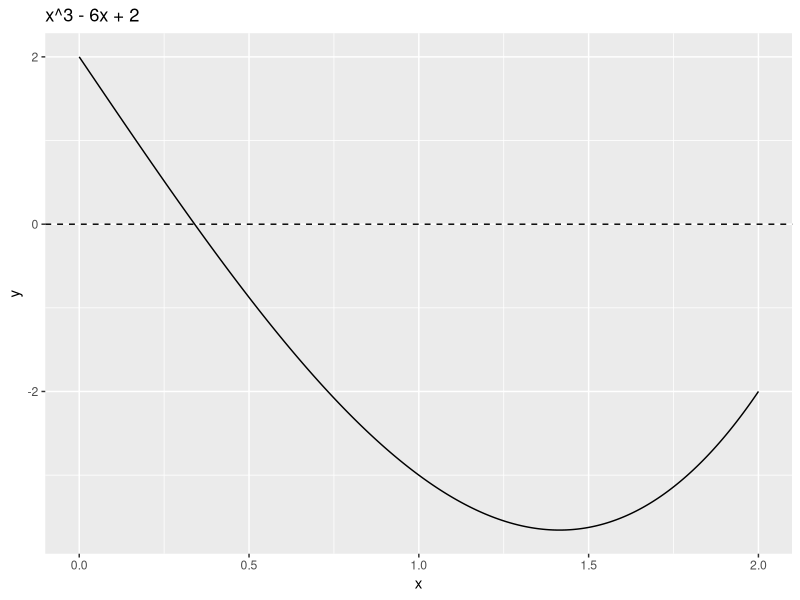
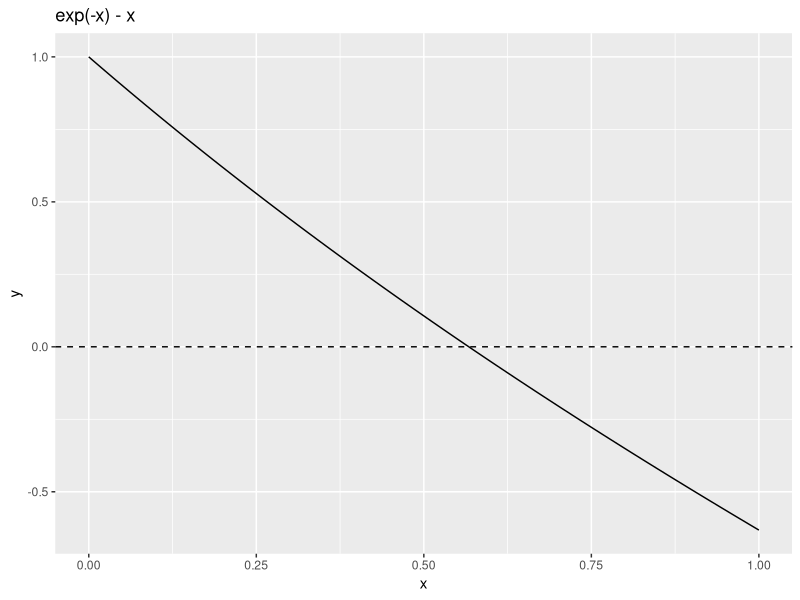
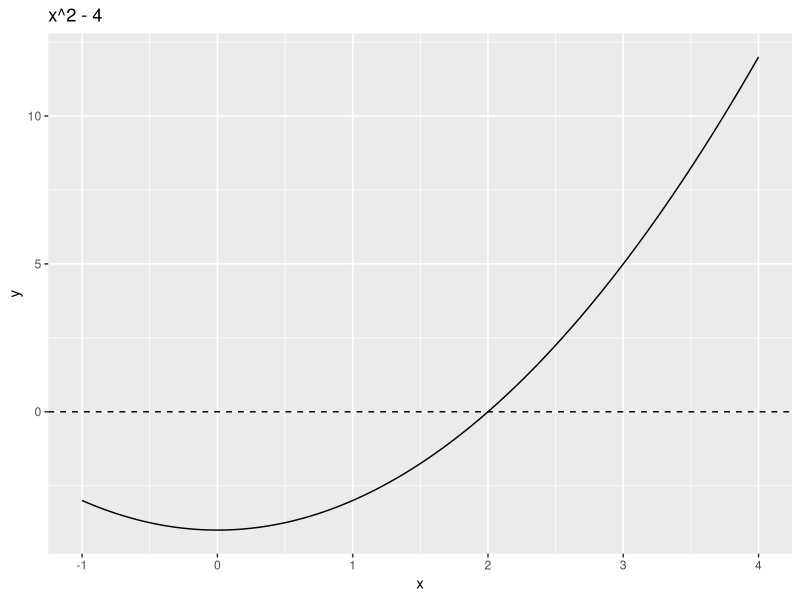
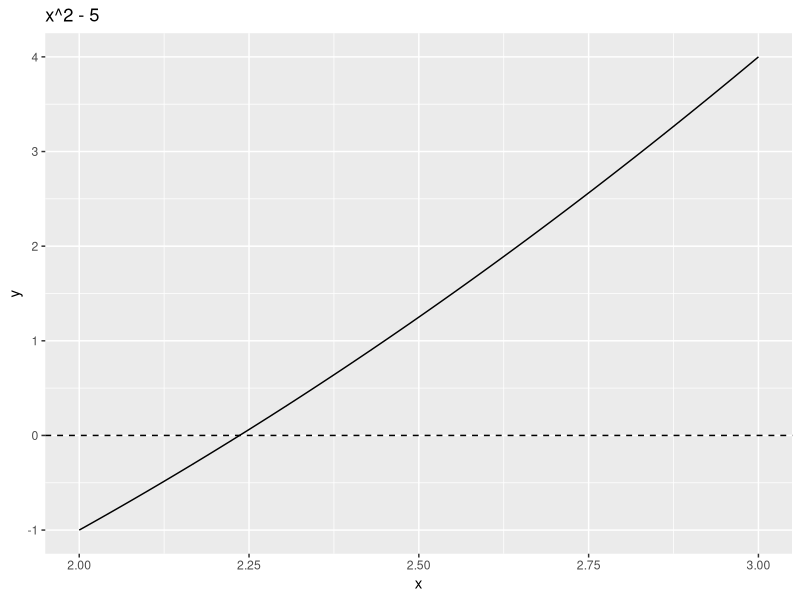

Write R code to recreate these figures, in order. (Note: this script raises an error after producing the figures.)
## ---- chunk 1
paquetes <- c("ggplot2", "dplyr")
inst <- paquetes[!paquetes %in% installed.packages()]
if(length(inst)) install.packages(inst)

library(ggplot2)
library(dplyr)

knitr::opts_chunk$set(echo=TRUE, message=FALSE, warning=FALSE)
## ---- chunk 2
biseccion <- function(f, a, b, n_iter = 8, tol = 1e-12) {
  fa <- f(a); fb <- f(b)
  if (fa * fb >= 0) stop("El intervalo inicial no cumple f(a)*f(b) < 0")

  hist <- data.frame(
    k = integer(), a = numeric(), b = numeric(), c = numeric(),
    fa = numeric(), fb = numeric(), fc = numeric(),
    signo = character(), error = numeric(), stringsAsFactors = FALSE
  )

  for (k in 1:n_iter) {
    c <- (a + b) / 2
    fc <- f(c)
    signo <- ifelse(fa * fc < 0, "fa*fc < 0", "fa*fc > 0")

    hist[k,] <- list(k, a, b, c, fa, fb, fc, signo, abs(b - a))

    if (abs(fc) < tol) break
    if (fa * fc < 0) { b <- c; fb <- fc } else { a <- c; fa <- fc }
  }
  list(hist = hist, raiz = (a + b)/2, error_cota = abs(b-a)/2)
}

grafica_biseccion <- function(f, hist, titulo=NULL){
  xs <- seq(min(hist$a), max(hist$b), length.out=400)
  df <- data.frame(x=xs, y=sapply(xs, f))
  ggplot(df, aes(x,y)) +
    geom_line() + geom_hline(yintercept=0, linetype="dashed") +
    ggtitle(titulo)
}

secante <- function(f, x0, x1, n_iter = 12, tol = 1e-5){
  hist <- data.frame(
    k = integer(), x_prev=numeric(), x_curr=numeric(),
    f_curr=numeric(), x_next=numeric(), error=numeric()
  )
  for(k in 1:n_iter){
    f0 <- f(x0); f1 <- f(x1)
    if(abs(f1 - f0) < 1e-14) stop("División por cero en secante")

    x2 <- x1 - f1 * (x1 - x0) / (f1 - f0)
    hist[k,] <- list(k, x0, x1, f1, x2, abs(x2 - x1))

    if(abs(x2 - x1) < tol) break
    x0 <- x1; x1 <- x2
  }
  list(hist=hist, raiz=x2)
}
## ---- chunk 3
f1_1 <- function(x) x^3 - 6*x + 2
f1_2 <- function(x) exp(-x) - x
f1_3 <- function(x) x^2 - 4

casos <- list(
  list(f=f1_1, a=0, b=2, n=12, nombre="x^3 - 6x + 2"),
  list(f=f1_2, a=0, b=1, n=12, nombre="exp(-x) - x"),
  list(f=f1_3, a=-1, b=4, n=12, nombre="x^2 - 4")
)

for(i in seq_along(casos)){
  caso <- casos[[i]]
  res <- biseccion(caso$f, caso$a, caso$b, caso$n)

  cat("\n### Ejercicio 1.3:", caso$nombre, "\n")

  tabla <- res$hist
  tabla[, sapply(tabla, is.numeric)] <- round(tabla[, sapply(tabla, is.numeric)], 8)
  print(tabla)

  print(grafica_biseccion(caso$f, res$hist, caso$nombre))
}
## ---- chunk 4
f_list_5_1 <- list(
  list(f=function(x) x^2 - 5, a=2, b=3, nombre="x^2 - 5")
)

for(i in seq_along(f_list_5_1)){
  caso <- f_list_5_1[[i]]

  res <- try(biseccion(caso$f, caso$a, caso$b, 8), silent=TRUE)
  if(inherits(res, "try-error")){
    cat("\nError en:", caso$nombre, "\n")
    next
  }

  cat("\n### 5.1:", caso$nombre, "\n")
  tabla <- res$hist
  tabla[, sapply(tabla, is.numeric)] <- round(tabla[, sapply(tabla, is.numeric)], 8)
  print(tabla)
  print(grafica_biseccion(caso$f, res$hist, caso$nombre))
}
## ---- chunk 5
f_list_5_2 <- list(
  list(f=function(x) x^2 - 2*x -3, x0=0, x1=3, nombre="x^2 - 2x -3")
)

for(i in seq_along(f_list_5_2)){
  caso <- f_list_5_2[[i]]

  res <- try(secante(caso$f, caso$x0, caso$x1), silent=TRUE)
  if(inherits(res, "try-error")){
    cat("\nError en:", caso$nombre, "\n")
    next
  }

  cat("\n### 5.2:", caso$nombre, "\n")
  tabla <- res$hist
  tabla[, sapply(tabla, is.numeric)] <- round(tabla[, sapply(tabla, is.numeric)], 8)
  print(tabla)
}
## ---- chunk 6
knitr::include_graphics("Biseccion1-3.jpg")
## ---- chunk 7
knitr::include_graphics("Biseccion2_1-3.jpg")
## ---- chunk 8
knitr::include_graphics("Seccion5-1.jpg")
## ---- chunk 9
knitr::include_graphics("Seccion5-1p2.jpg")
## ---- chunk 10
knitr::include_graphics("Secante5-2.jpg")
## ---- chunk 11
knitr::include_graphics("Secante2_5-2.jpg")
